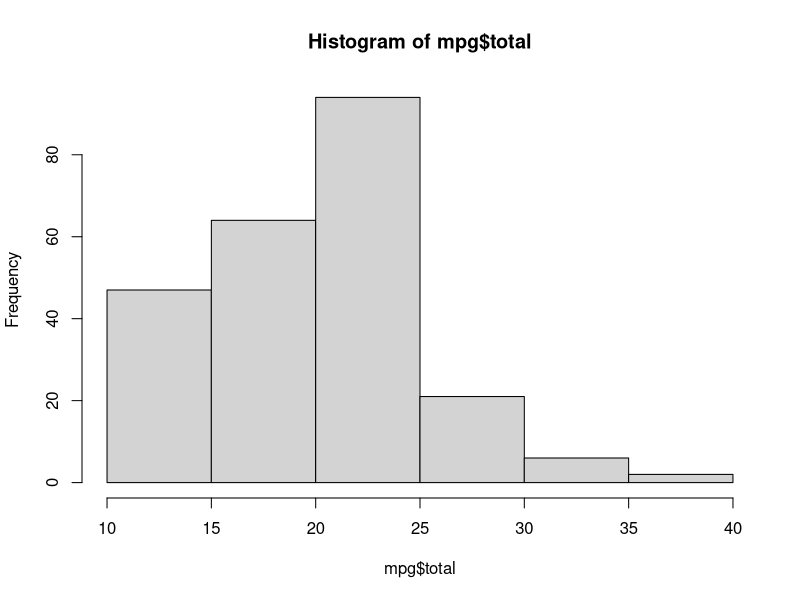
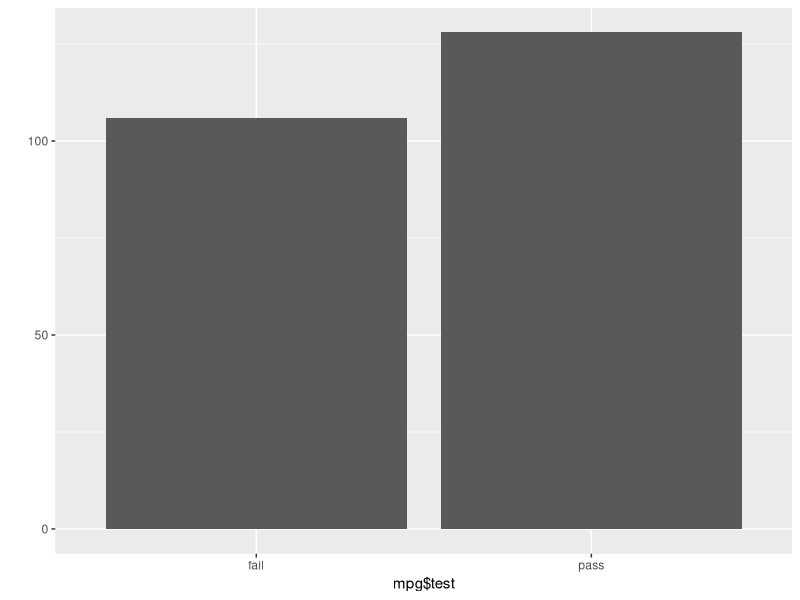
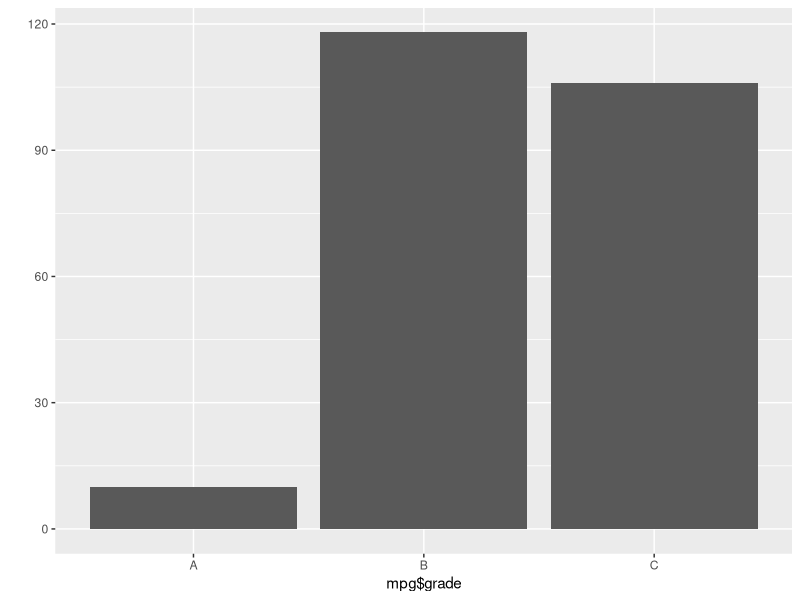
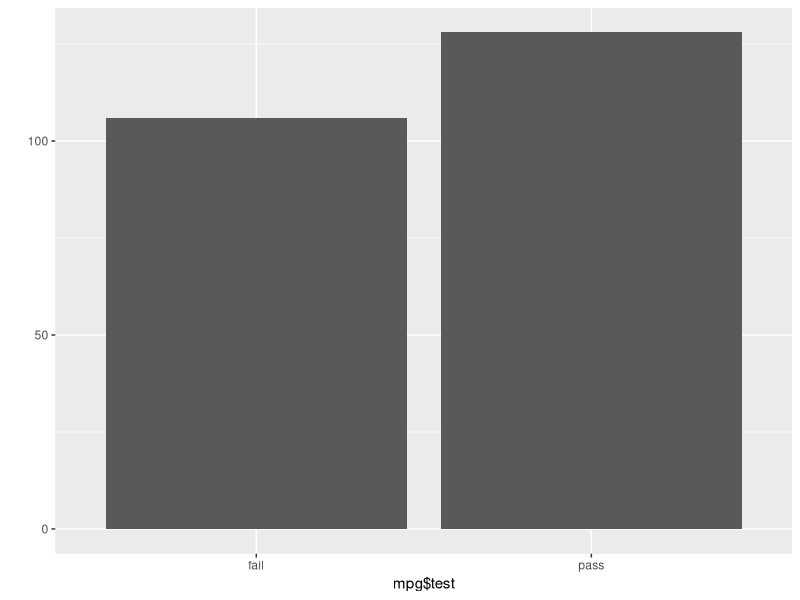

R code for these plots, in order:
# ----------------------------------------------------------------# 

# ggplo2의 mpg 데이터를 데이터 프레임 형태로 불러오기
mpg <- as.data.frame(ggplot2::mpg)

head(mpg)     # Raw 데이터 앞부분 확인
tail(mpg)     # Raw 데이터 뒷부분 확인
View(mpg)     # Raw 데이터 뷰어 창에서 확인
dim(mpg)      # 행, 열 출력
str(mpg)      # 데이터 속성 확인
summary(mpg)  # 요약 통계량 출력

# ----------------------------------------------------------------# 

df_raw <- data.frame(var1 = c(1, 2, 1),
                     var2 = c(2, 3, 2))
df_raw

install.packages("dplyr")  # dplyr 설치
install.packages("Rcpp")
library(dplyr)             # dplyr 로드

df_new <- df_raw  # 복사본 생성
df_new            # 출력

df_new <- rename(df_new, v2 = var2)  # var2를 v2로 수정
df_new

# ----------------------------------------------------------------# 

df <- data.frame(var1 = c(4, 3, 8),
                 var2 = c(2, 6, 1))
df

df$var_sum <- df$var1 + df$var2       # var_sum 파생변수 생성
df

df$var_mean <- (df$var1 + df$var2)/2  # var_mean 파생변수 생성
df

# ----------------------------------------------------------------# 

mpg$total <- (mpg$cty + mpg$hwy)/2  # 통합 연비 변수 생성
head(mpg)
mean(mpg$total)  # 통합 연비 변수 평균

# ----------------------------------------------------------------# 
summary(mpg$total)  # 요약 통계량 산출
hist(mpg$total)     # 히스토그램 생성

# 20이상이면 pass, 그렇지 않으면 fail 부여
mpg$test <- ifelse(mpg$total >= 20, "pass", "fail")

head(mpg, 20)     # 데이터 확인

table(mpg$test)   # 연비 합격 빈도표 생성

library(ggplot2)  # ggplot2 로드
qplot(mpg$test)   # 연비 합격 빈도 막대 그래프 생성

# ----------------------------------------------------------------# 

# total을 기준으로 A, B, C 등급 부여
mpg$grade <- ifelse(mpg$total >= 30, "A",
                    ifelse(mpg$total >= 20, "B", "C"))

head(mpg, 20)     # 데이터 확인

table(mpg$grade)  # 등급 빈도표 생성
qplot(mpg$grade)  # 등급 빈도 막대 그래프 생성

# A, B, C, D 등급 부여
mpg$grade2 <- ifelse(mpg$total >= 30, "A",
                     ifelse(mpg$total >= 25, "B",
                            ifelse(mpg$total >= 20, "C", "D")))

# ----------------------------------------------------------------# 

# 1.데이터 준비, 패키지 준비
mpg <- as.data.frame(ggplot2::mpg)  # 데이터 불러오기
library(dplyr)                      # dplyr 로드
library(ggplot2)                    # ggplot2 로드

# 2.데이터 파악
head(mpg)     # Raw 데이터 앞부분
tail(mpg)     # Raw 데이터 뒷부분
View(mpg)     # Raw 데이터 뷰어창에서 확인
dim(mpg)      # 차원
str(mpg)      # 속성
summary(mpg)  # 요약 통계량

# 3.변수명 수정
mpg <- rename(mpg, company = manufacturer)

# 4.파생변수 생성
mpg$total <- (mpg$cty + mpg$hwy)/2                   # 변수 조합
mpg$test <- ifelse(mpg$total >= 20, "pass", "fail")  # 조건문 활용

# 5.빈도 확인
table(mpg$test)  # 빈도표 출력
qplot(mpg$test)  # 막대 그래프 생성 



